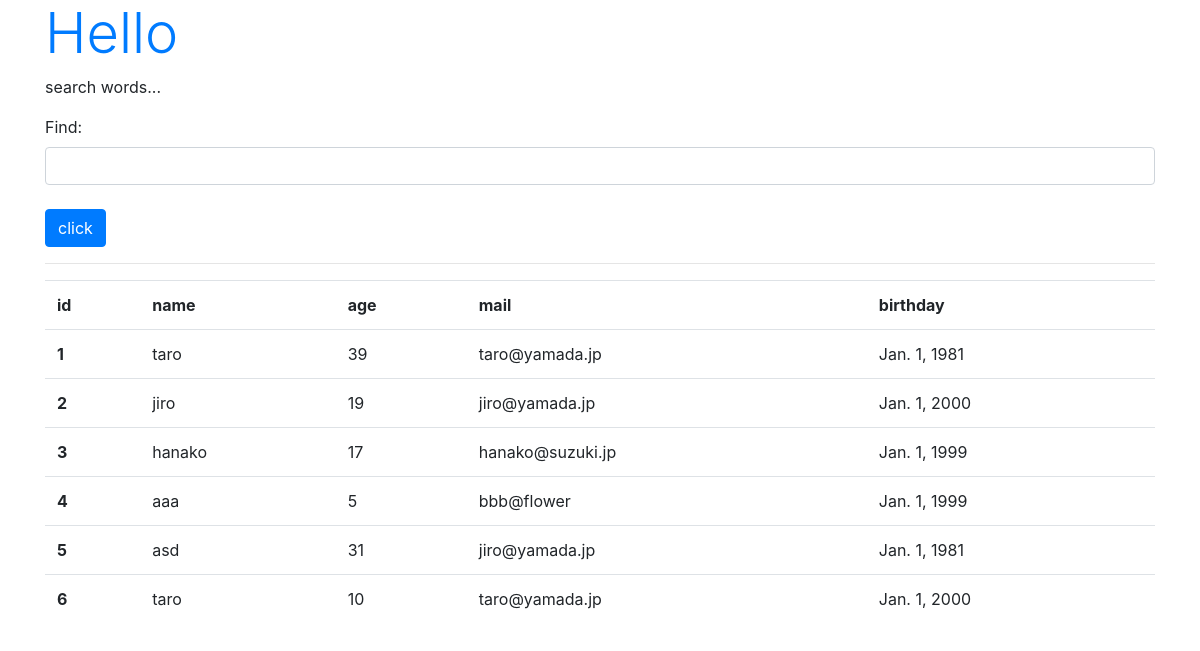
Page /hello/find on the earlier database version.
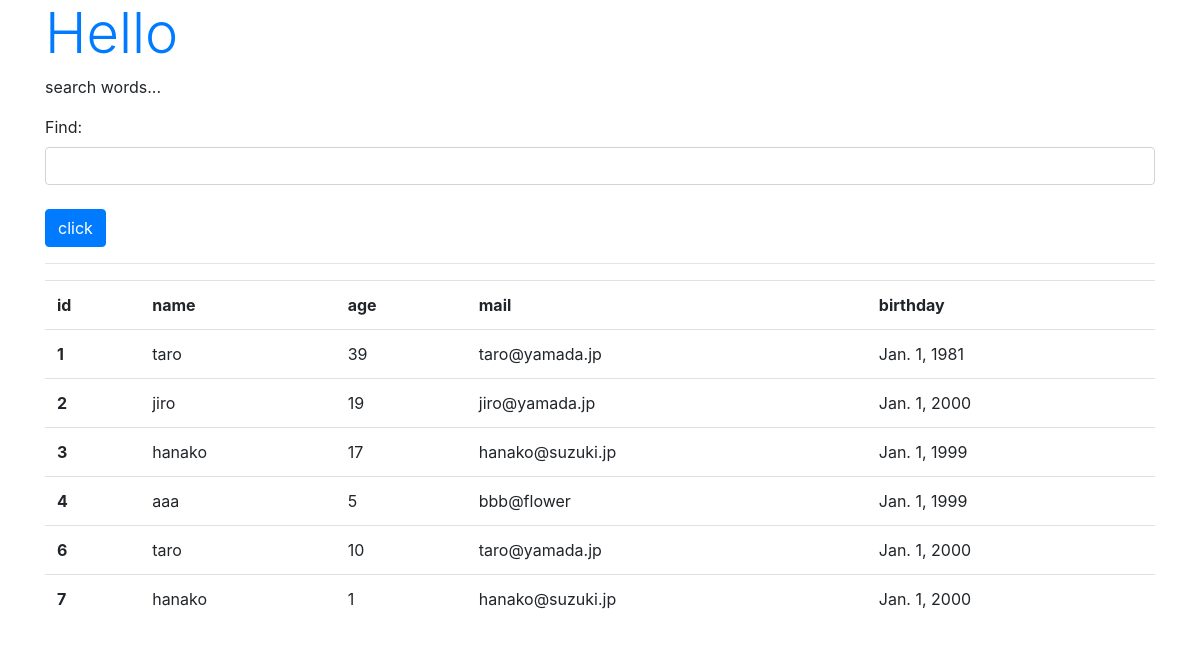
Same page on the later database version.
### hello/models.py (models this page shows)
class Friend(models.Model):
    name = models.CharField(max_length=100)
    mail = models.EmailField(max_length=200)
    gender = models.BooleanField()
    age = models.IntegerField(default=0)
    birthday = models.DateField()
    def __str__(self):
        return '<Friend:id=' + str(self.id) + ', ' + \
            self.name + '(' + str(self.age) + ')>'

### hello/views.py (the view)
# urls.py: path('find', views.find, name='find'),
def find(request):
    if(request.method == 'POST'):
        msg = request.POST['find']
        form = FindForm(request.POST)
        sql = 'select * from hello_friend'
        if(msg != ''):
            sql += ' where ' + msg
        data = Friend.objects.raw(sql)
        msg = sql
    else:
        msg = 'search words...'
        form = FindForm()
        data = Friend.objects.all()
    params = {
        'title': 'Hello',
        'message': msg,
        'form':form,
        'data':data
    }
    return render(request, 'hello/find.html', params)

### hello/forms.py
class FindForm(forms.Form):
    find = forms.CharField(label='Find', required=False, \
        widget=forms.TextInput(attrs={'class':'form-control'}))

### hello/templates/hello/find.html (shortened to what this page needs)
{% load static %}
<!doctype html>
<html lang="ja">
<head>
    <link rel="stylesheet"
    href="https://stackpath.bootstrapcdn.com/bootstrap/4.3.1/css/bootstrap.min.css"
>
</head>
<body class="container">
    <h1 class="display-4 text-primary">
        {{title}}</h1>
    <p>{{message|safe}}</p>
    <form action="{% url 'find' %}" method="POST">
        {{ form.as_p}}
        <tr>
            <td>
                <input type="submit" value="click"
                    class="btn btn-primary mt-2">
            </td>
        </tr>
    </form>
    <hr>
    <table class="table">
        <tr>
            <th>id</th>
            <th>name</th>
            <th>age</th>
            <th>mail</th>
            <th>birthday</th>
        </tr>
    {% for item in data %}
        <tr>
            <th>{{item.id}}</th>
            <td>{{item.name}}</td>
            <td>{{item.age}}</td>
            <td>{{item.mail}}</td>
            <td>{{item.birthday}}</td>
        </tr>
    {% endfor %}
    </table>
</body>
</html>

Differences in the rows shown:
removed Friend: id "5", name "asd", age "31", mail "jiro@yamada.jp", birthday "Jan. 1, 1981"
added Friend: id "7", name "hanako", age "1", mail "hanako@suzuki.jp", birthday "Jan. 1, 2000"
